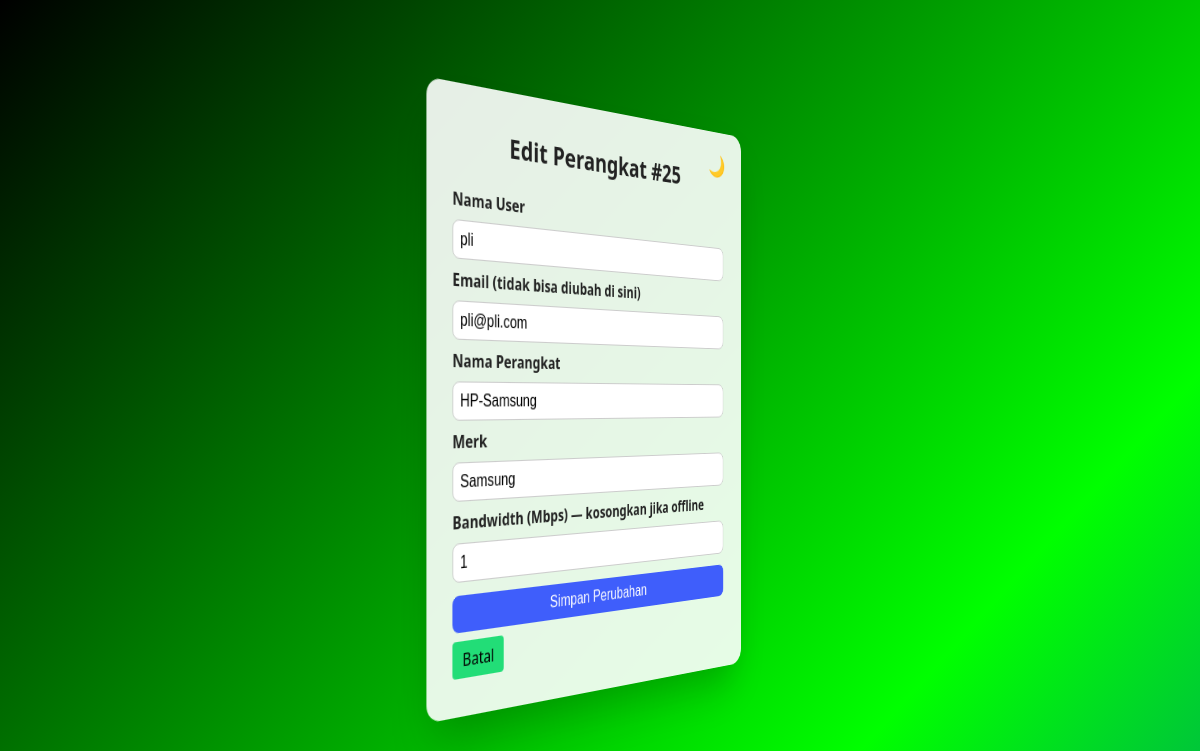
Screenshot of /edit_device.php?id=25 (signed in) with the database file from the repository.
### tables this page shows
CREATE TABLE `devices` (
  `id` int(11) NOT NULL,
  `student_id` int(11) NOT NULL,
  `device_name` varchar(150) NOT NULL,
  `device_brand` varchar(150) DEFAULT NULL,
  `device_ip` varchar(45) DEFAULT NULL,
  `bandwidth` int(11) DEFAULT NULL,
  `status` tinyint(1) NOT NULL DEFAULT 1,
  `created_at` timestamp NOT NULL DEFAULT current_timestamp()
);

CREATE TABLE `students` (
  `id` int(11) NOT NULL,
  `name` varchar(150) NOT NULL,
  `email` varchar(150) NOT NULL,
  `password` varchar(255) NOT NULL,
  `can_login` tinyint(1) NOT NULL DEFAULT 0,
  `requested_device_name` varchar(150) DEFAULT NULL,
  `requested_device_brand` varchar(150) DEFAULT NULL,
  `requested_device_ip` varchar(45) DEFAULT NULL,
  `created_at` timestamp NOT NULL DEFAULT current_timestamp()
);

### edit_device.php (the view, shortened to what this page needs)
<?php
require 'config.php';
$id = intval($_GET['id'] ?? 0);
$stmt = $conn->prepare("SELECT d.id, d.device_name, d.device_brand, d.device_ip, d.bandwidth, d.status, s.id AS sid, s.name AS student_name, s.email AS student_email
                        FROM devices d JOIN students s ON d.student_id = s.id WHERE d.id = ?");
$stmt->bind_param('i', $id);
$stmt->execute();
$res = $stmt->get_result();
$row = $res->fetch_assoc();
?>
<!doctype html>
<html>
<head>
<link rel="stylesheet" href="styles.css">
</head>
<body>
<div class="container form-container light-mode" id="formBox">
    <button class="toggle-btn" id="toggleMode" title="Ganti Mode 🌙">🌙</button>
  <h1>Edit Perangkat #<?=htmlspecialchars($row['id'])?></h1>
  <form method="post">
    <label>Nama User</label>
    <input name="student_name" value="<?=htmlspecialchars($row['student_name'])?>" required>
    <label>Email (tidak bisa diubah di sini)</label>
    <input value="<?=htmlspecialchars($row['student_email'])?>" disabled>
    <label>Nama Perangkat</label>
    <input name="device_name" value="<?=htmlspecialchars($row['device_name'])?>" required>
    <label>Merk</label>
    <input name="device_brand" value="<?=htmlspecialchars($row['device_brand'])?>">
    <label>Bandwidth (Mbps) — kosongkan jika offline</label>
    <input name="bandwidth" type="number" min="0" value="<?=htmlspecialchars($row['bandwidth'])?>">
    <div style="margin-top:12px;">
      <button type="submit">Simpan Perubahan</button>
      <a style="text-decoration: none;" href="admin_dashboard.php" class="button">Batal</a>
    </div>
  </form>
</div>
</body>
</html>

### styles.css (style rules this page uses)
body { font-family: Arial,sans-serif; background:#f7f7f7; padding:20px; margin:0; }
.container { max-width:800px; margin:0 auto; background:#fff; padding:20px; border-radius:8px; box-shadow:0 2px 6px rgba(0,0,0,0.1); }
h1,h2 { margin-top:0; }
form input, form button, form select, form textarea { display:block; width:100%; padding:8px; margin:8px 0; box-sizing:border-box; }
a.button { display:inline-block; padding:6px 12px; background:#2d7; color:#000; border-radius:4px; text-decoration:none; margin-right:6px; }

### edit_device.php (style rules this page uses)
body { margin: 0; padding: 0; height: 100vh; display: flex; justify-content: center; align-items: center; font-family: 'Segoe UI', sans-serif; transition: background-color 0.5s ease, color 0.5s ease; background: linear-gradient(132deg, #000000,#00ff00, #0000ff,#e60073,#ff0000,#ffffff); background-size: 400% 400%; animation: BackgroundGradient 15s ease infinite; }
.form-container { width: 380px; padding: 35px 30px; border-radius: 12px; box-shadow: 0 6px 25px rgba(0,0,0,0.3); transition: all 0.3s ease; position: relative; transform: perspective(1500px) rotateY(45deg); border-radius: 1rem; box-shadow: rgba(0, 0, 0, 0.25) 0px 25px 50px -12px; transition: transform 1s ease 0s; }
.light-mode { background: rgba(255,255,255,0.9); color: #222; }
.form-container h1 { text-align: center; margin-bottom: 25px; font-size: 1.6rem; }
label { display: block; margin-bottom: 6px; font-weight: 600; transition: color 0.3s; }
input { width: 100%; padding: 10px; margin-bottom: 18px; border-radius: 8px; border: 1px solid #ccc; font-size: 1rem; outline: none; transition: all 0.3s ease; }
.light-mode input { background-color: #fff; color: #000; border-color: #ccc; }
button { padding: 12px; border-radius: 8px; background-color: #3f5efb; color: #fff; border: none; font-size: 1rem; cursor: pointer; transition: background 0.3s; }
a { color: #3f5efb; text-decoration: none; font-weight: 500; }
.toggle-btn { position: absolute; top: 12px; right: 15px; font-size: 22px; border: none; background: transparent; cursor: pointer; color: inherit; transition: transform 0.2s; }

### rows the page displays
devices: id "25", student_name "pli", student.email "pli@pli.com", device_name "HP-Samsung", device_brand "Samsung", bandwidth "1"
